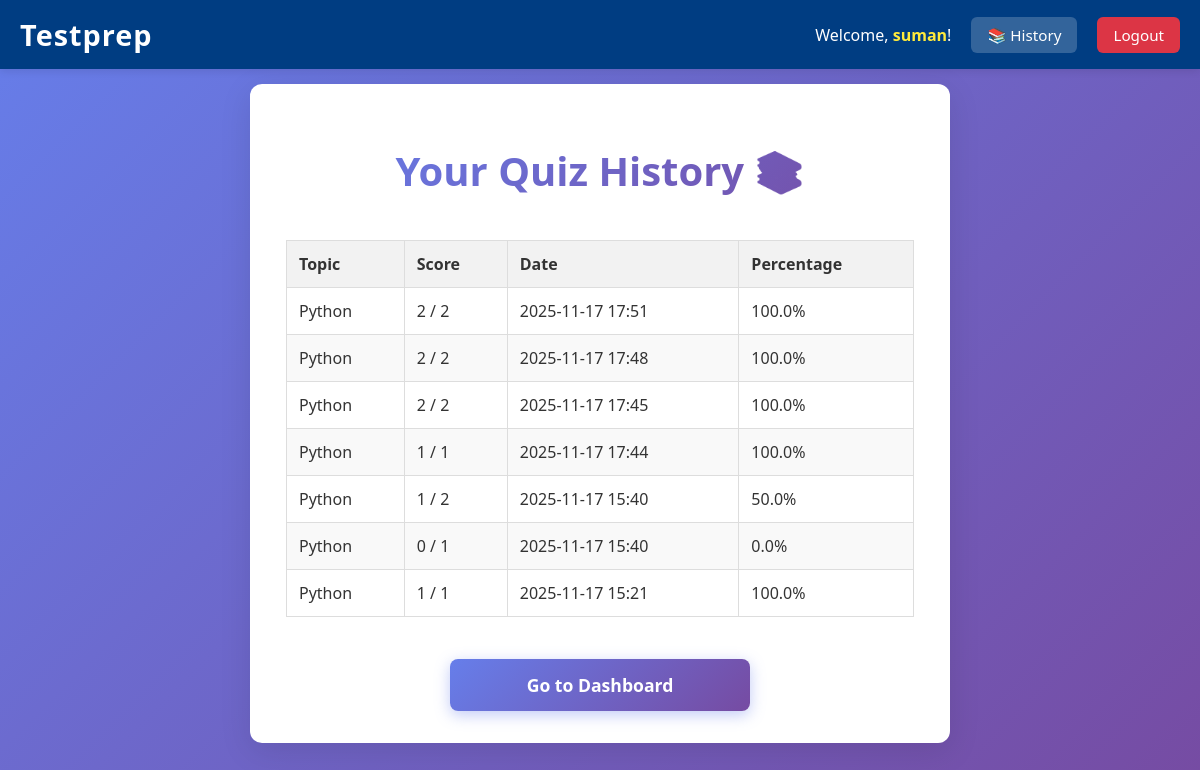
The app's page /history (signed in) with its own data.
### app.py (models this page shows, shortened)
class Score(db.Model):
    id = db.Column(db.Integer, primary_key=True)
    user_id = db.Column(db.Integer, db.ForeignKey('user.id'), nullable=False)
    topic = db.Column(db.String(100), nullable=False)
    score = db.Column(db.Integer, nullable=False)
    total_questions = db.Column(db.Integer, nullable=False)
    date_recorded = db.Column(db.DateTime, default=datetime.utcnow)
    user = db.relationship('User', backref=db.backref('scores', lazy=True))

### app.py (the view)
@app.route('/history')
def history():
    if not session.get('logged_in'):
        flash('Please log in to view your history.', 'warning')
        return redirect(url_for('login'))
    user_id = session.get('user_id')
    past_scores = Score.query.filter_by(user_id=user_id).order_by(Score.date_recorded.desc()).all()
    return render_template('history.html', scores=past_scores)

### app.py (called while the page is built)
@app.context_processor
def inject_user():
    return dict(logged_in=session.get('logged_in'), current_user=session.get('username'))

### templates/history.html (shortened to what this page needs)
<!DOCTYPE html>
<html lang="en">
<head>
    <link rel="stylesheet" href="{{ url_for('static', filename='style.css') }}">
</head>
<body>
    {% include 'navbar-logged-in.html' %}
    <div class="container" style="max-width: 700px;">
        <h1>Your Quiz History 📚</h1>
        {% if scores %}
            <table>
                <thead>
                    <tr>
                        <th>Topic</th>
                        <th>Score</th>
                        <th>Date</th>
                        <th>Percentage</th>
                    </tr>
                </thead>
                <tbody>
                    {% for score in scores %}
                    <tr>
                        <td>{{ score.topic }}</td>
                        <td>{{ score.score }} / {{ score.total_questions }}</td>
                        <td>{{ score.date_recorded.strftime('%Y-%m-%d %H:%M') }}</td>
                        <td>{{ "%.1f" | format((score.score / score.total_questions) * 100) }}%</td>
                    </tr>
                    {% endfor %}
                </tbody>
            </table>
        {% else %}
            <p style="text-align: center; margin-top: 30px;">You haven't completed any quizzes yet!</p>
        {% endif %}
        <a href="{{ url_for('index') }}" class="button">Go to Dashboard</a>
    </div>
</body>
</html>

### static/style.css (style rules this page uses)
*, *::before, *::after { box-sizing: border-box; }
html { overflow-x: hidden; }
body { font-family: 'Segoe UI', Tahoma, Geneva, Verdana, sans-serif; background: linear-gradient(135deg, #667eea 0%, #764ba2 100%); color: #333; margin: 0; overflow: hidden; padding-top: 60px; min-height: 100vh; }
.container { background: #ffffff; padding: 32px clamp(18px, 3vw, 48px); border-radius: 12px; box-shadow: 0 8px 32px rgba(0, 0, 0, 0.1); width: min(92%, 760px); max-width: 760px; margin: 24px auto; min-height: auto; display: flex; flex-direction: column; gap: 12px; }
.container { overflow-y: auto; overflow-x: hidden; }
h1, h2 { color: #0056b3; text-align: center; margin-bottom: 25px; }
button, .button { background-color: #007bff; color: white; padding: 12px 20px; border: none; border-radius: 6px; cursor: pointer; font-size: 1em; font-weight: bold; width: 100%; text-align: center; text-decoration: none; display: inline-block; margin-top: 15px; transition: background-color 0.3s, transform 0.1s; }
body { padding-top: 60px; }
.container h1 { font-size: 2.5em; margin-bottom: 10px; background: linear-gradient(135deg, #667eea 0%, #764ba2 100%); -webkit-background-clip: text; -webkit-text-fill-color: transparent; background-clip: text; text-shadow: none; }
.container .button { max-width: 300px; margin-left: auto; margin-right: auto; display: block; margin-top: 30px; background: linear-gradient(135deg, #667eea 0%, #764ba2 100%); padding: 14px 30px; font-size: 1.1em; font-weight: bold; border: none; border-radius: 8px; color: white; cursor: pointer; transition: all 0.3s ease; box-shadow: 0 4px 15px rgba(102, 126, 234, 0.4); }

### templates/history.html (style rules this page uses)
table { width: 100%; border-collapse: collapse; margin-top: 20px; }
th, td { border: 1px solid #ddd; padding: 12px; text-align: left; }
th { background-color: #f2f2f2; color: #333; font-weight: 600; }
tr:nth-child(even) { background-color: #f9f9f9; }

### records on screen
Score: topic "Python", score "2", total_questions "2", date_recorded "2025-11-17 17:51", (score.score/score.total_questions)*100 "100.0"
Score: topic "Python", score "2", total_questions "2", date_recorded "2025-11-17 17:48", (score.score/score.total_questions)*100 "100.0"
Score: topic "Python", score "2", total_questions "2", date_recorded "2025-11-17 17:45", (score.score/score.total_questions)*100 "100.0"
Score: topic "Python", score "1", total_questions "1", date_recorded "2025-11-17 17:44", (score.score/score.total_questions)*100 "100.0"
Score: topic "Python", score "1", total_questions "2", date_recorded "2025-11-17 15:40", (score.score/score.total_questions)*100 "50.0"
Score: topic "Python", score "0", total_questions "1", date_recorded "2025-11-17 15:40", (score.score/score.total_questions)*100 "0.0"
Score: topic "Python", score "1", total_questions "1", date_recorded "2025-11-17 15:21", (score.score/score.total_questions)*100 "100.0"

### other values on screen
{{ current_user }} "suman"
